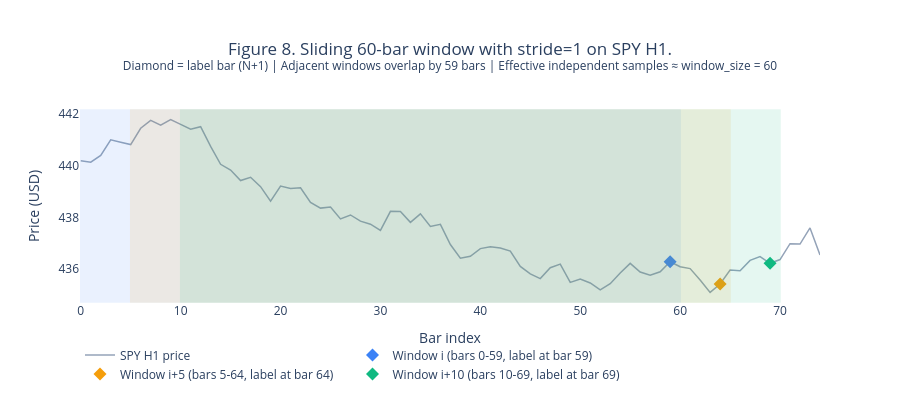

The code cell stored with this chart in its notebook:
### Markdown cell above
### Sliding window: how each bar becomes a training sample

Every model receives a **60-bar window** of OHLCV data ending at the bar to be labeled. With stride=1, adjacent windows overlap by 59 bars -- this is why effective independent sample count (~86) is so much smaller than the raw window count (~5,200 in test). Figure 8 illustrates the sliding window on a real SPY price segment.

### Code cell
"""
Figure 8 — Sliding 60-bar window concept on synthetic SPY-like prices.
Shows 3 overlapping windows, stride=1.
"""

import plotly.graph_objects as go
import numpy as np

np.random.seed(42)
n_bars = 75
prices = 440 + np.cumsum(np.random.randn(n_bars) * 0.4)
x = list(range(n_bars))

fig = go.Figure()

# Full price line
fig.add_trace(go.Scatter(
    x=x, y=prices,
    mode="lines",
    line=dict(color="#94a3b8", width=1.5),
    name="SPY H1 price",
    showlegend=True,
))

# Three overlapping windows
windows = [
    (0,  60, "#3b82f6", "Window i (bars 0-59, label at bar 59)"),
    (5,  65, "#f59e0b", "Window i+5 (bars 5-64, label at bar 64)"),
    (10, 70, "#10b981", "Window i+10 (bars 10-69, label at bar 69)"),
]

for start, end, color, name in windows:
    fig.add_vrect(
        x0=start, x1=end,
        fillcolor=color, opacity=0.10,
        line_color=color, line_width=1.5,
        annotation_text="",
    )
    # Label position marker
    label_bar = end - 1
    fig.add_trace(go.Scatter(
        x=[label_bar], y=[prices[label_bar]],
        mode="markers",
        marker=dict(size=10, color=color, symbol="diamond"),
        name=name,
        showlegend=True,
    ))

fig.update_layout(
    title={
        "text": ("Figure 8. Sliding 60-bar window with stride=1 on SPY H1.<br>"
                 "<sup>Diamond = label bar (N+1) | Adjacent windows overlap by 59 bars | "
                 "Effective independent samples ≈ window_size = 60</sup>"),
        "x": 0.5, "xanchor": "center",
    },
    xaxis_title="Bar index",
    yaxis_title="Price (USD)",
    plot_bgcolor="white",
    height=400,
    margin=dict(t=110, b=60),
    font=dict(size=12),
    legend=dict(orientation="h", y=-0.2),
)

# fig.write_html("../reports/figure08_window_concept.html")  # removed: individual figure exports disabled
fig.show()
# print("Saved: reports/figure08_window_concept.html")

### Figure 1 — Plotly figure (JSON) as saved in the notebook; plotly's stock layout.template omitted (floating-point values rounded to 4 significant figures)
{"data": [{"line": {"color": "#94a3b8", "width": 1.5}, "mode": "lines", "name": "SPY H1 price", "showlegend": true, "type": "scatter", "x": [0, 1, 2, 3, 4, 5, 6, 7, 8, 9, 10, 11, 12, 13, 14, 15, 16, 17, 18, 19, 20, 21, 22, 23, 24, 25, 26, 27, 28, 29, 30, 31, 32, 33, 34, 35, 36, 37, 38, 39, 40, 41, 42, 43, 44, 45, 46, 47, 48, 49, 50, 51, 52, 53, 54, 55, 56, 57, 58, 59, 60, 61, 62, 63, 64, 65, 66, 67, 68, 69, 70, 71, 72, 73, 74], "y": [440.2, 440.1, 440.4, 441.0, 440.9, 440.8, 441.5, 441.8, 441.6, 441.8, 441.6, 441.4, 441.5, 440.8, 440.1, 439.8, 439.4, 439.6, 439.2, 438.6, 439.2, 439.1, 439.2, 438.6, 438.4, 438.4, 437.9, 438.1, 437.9, 437.7, 437.5, 438.2, 438.2, 437.8, 438.1, 437.7, 437.7, 437.0, 436.4, 436.5, 436.8, 436.9, 436.8, 436.7, 436.1, 435.8, 435.6, 436.1, 436.2, 435.5, 435.6, 435.5, 435.2, 435.4, 435.9, 436.2, 435.9, 435.8, 435.9, 436.3, 436.1, 436.0, 435.6, 435.1, 435.4, 436.0, 435.9, 436.3, 436.5, 436.2, 436.4, 437.0, 437.0, 437.6, 436.6]}, {"marker": {"color": "#3b82f6", "size": 10, "symbol": "diamond"}, "mode": "markers", "name": "Window i (bars 0-59, label at bar 59)", "showlegend": true, "type": "scatter", "x": [59], "y": [436.3]}, {"marker": {"color": "#f59e0b", "size": 10, "symbol": "diamond"}, "mode": "markers", "name": "Window i+5 (bars 5-64, label at bar 64)", "showlegend": true, "type": "scatter", "x": [64], "y": [435.4]}, {"marker": {"color": "#10b981", "size": 10, "symbol": "diamond"}, "mode": "markers", "name": "Window i+10 (bars 10-69, label at bar 69)", "showlegend": true, "type": "scatter", "x": [69], "y": [436.2]}], "layout": {"annotations": [{"showarrow": false, "text": "", "x": 60, "xanchor": "right", "xref": "x", "y": 1, "yanchor": "top", "yref": "y domain"}, {"showarrow": false, "text": "", "x": 65, "xanchor": "right", "xref": "x", "y": 1, "yanchor": "top", "yref": "y domain"}, {"showarrow": false, "text": "", "x": 70, "xanchor": "right", "xref": "x", "y": 1, "yanchor": "top", "yref": "y domain"}], "font": {"size": 12}, "height": 400, "legend": {"orientation": "h", "y": -0.2}, "margin": {"b": 60, "t": 110}, "plot_bgcolor": "white", "shapes": [{"fillcolor": "#3b82f6", "line": {"color": "#3b82f6", "width": 1.5}, "opacity": 0.1, "type": "rect", "x0": 0, "x1": 60, "xref": "x", "y0": 0, "y1": 1, "yref": "y domain"}, {"fillcolor": "#f59e0b", "line": {"color": "#f59e0b", "width": 1.5}, "opacity": 0.1, "type": "rect", "x0": 5, "x1": 65, "xref": "x", "y0": 0, "y1": 1, "yref": "y domain"}, {"fillcolor": "#10b981", "line": {"color": "#10b981", "width": 1.5}, "opacity": 0.1, "type": "rect", "x0": 10, "x1": 70, "xref": "x", "y0": 0, "y1": 1, "yref": "y domain"}], "title": {"text": "Figure 8. Sliding 60-bar window with stride=1 on SPY H1.<br><sup>Diamond = label bar (N+1) | Adjacent windows overlap by 59 bars | Effective independent samples ≈ window_size = 60</sup>", "x": 0.5, "xanchor": "center"}, "xaxis": {"title": {"text": "Bar index"}}, "yaxis": {"title": {"text": "Price (USD)"}}}}
